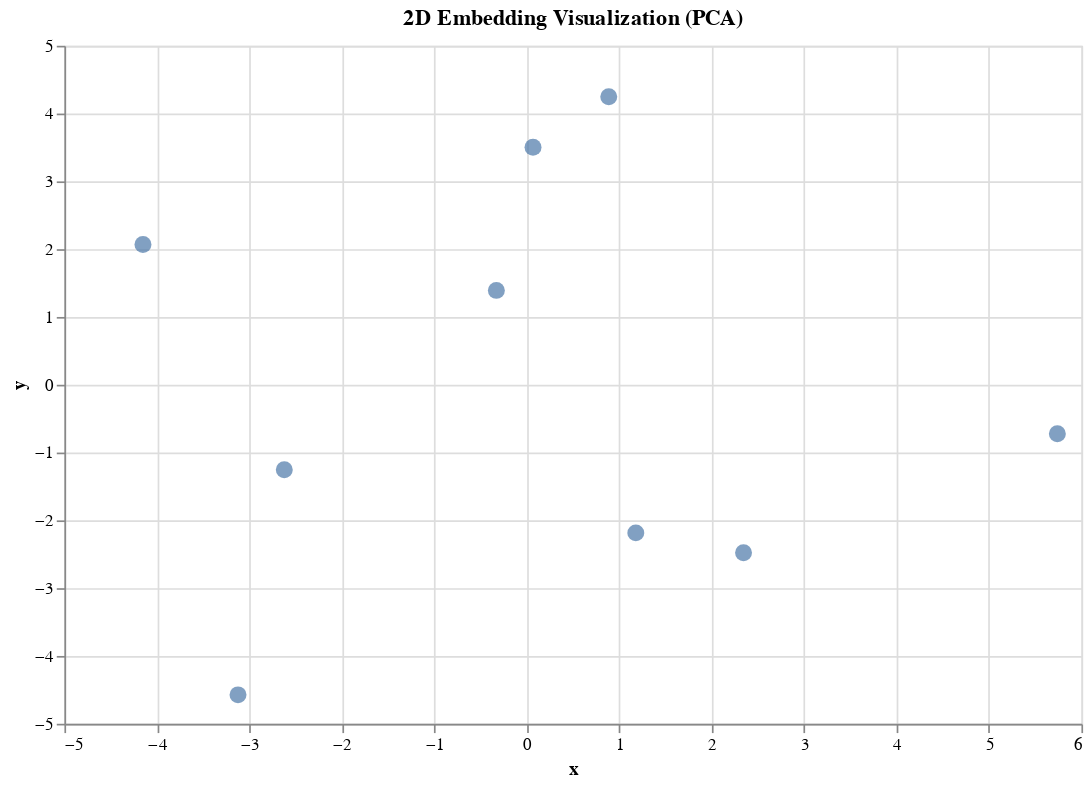

Notebook code cell kept with this figure:
### Code cell
# Option B: Using Altair (interactive)
import altair as alt
alt.data_transformers.disable_max_rows()

chart = alt.Chart(df).mark_circle(size=100).encode(
    x='x',
    y='y',
    tooltip='query_text'
).interactive().properties(
    width=600,
    height=400,
    title="2D Embedding Visualization (PCA)"
)

chart

### Figure 1 — Vega-Lite specification as saved in the notebook (floating-point values rounded to 4 significant figures; data arrays with more than 128 entries replaced by an {"elided": "..."} marker saying what was removed)
{"config": {"view": {"continuousWidth": 300, "continuousHeight": 300}}, "data": {"name": "data-c1488244ba2e29ff2c0fb073208fd50d"}, "mark": {"type": "circle", "size": 100}, "encoding": {"tooltip": {"field": "query_text", "type": "nominal"}, "x": {"field": "x", "type": "quantitative"}, "y": {"field": "y", "type": "quantitative"}}, "height": 400, "params": [{"name": "param_1", "select": {"type": "interval", "encodings": ["x", "y"]}, "bind": "scales"}], "title": "2D Embedding Visualization (PCA)", "width": 600, "$schema": "https://vega.github.io/schema/vega-lite/v5.20.1.json", "datasets": {"data-c1488244ba2e29ff2c0fb073208fd50d": [{"query_text": "How to get from Logan airport to downtown Boston?", "query_embeds": {"elided": "768 float values"}, "x": -4.15, "y": 2.069}, {"query_text": "Is there a shuttle from Logan airport to the city?", "query_embeds": {"elided": "768 float values"}, "x": 5.74, "y": -0.7228}, {"query_text": "What's the best public transport in Boston?", "query_embeds": {"elided": "768 float values"}, "x": -3.122, "y": -4.574}, {"query_text": "Flight status of AA123?", "query_embeds": {"elided": "768 float values"}, "x": 0.06865, "y": 3.505}, {"query_text": "What is the baggage allowance for Delta?", "query_embeds": {"elided": "768 float values"}, "x": 1.18, "y": -2.185}, {"query_text": "Hotels near Fenway Park?", "query_embeds": {"elided": "768 float values"}, "x": 0.8877, "y": 4.248}, {"query_text": "Weather in Boston this weekend?", "query_embeds": {"elided": "768 float values"}, "x": -2.622, "y": -1.254}, {"query_text": "Best seafood restaurant in Boston?", "query_embeds": {"elided": "768 float values"}, "x": 2.345, "y": -2.478}, {"query_text": "Tourist attractions in Boston?", "query_embeds": {"elided": "768 float values"}, "x": -0.3279, "y": 1.392}]}}
